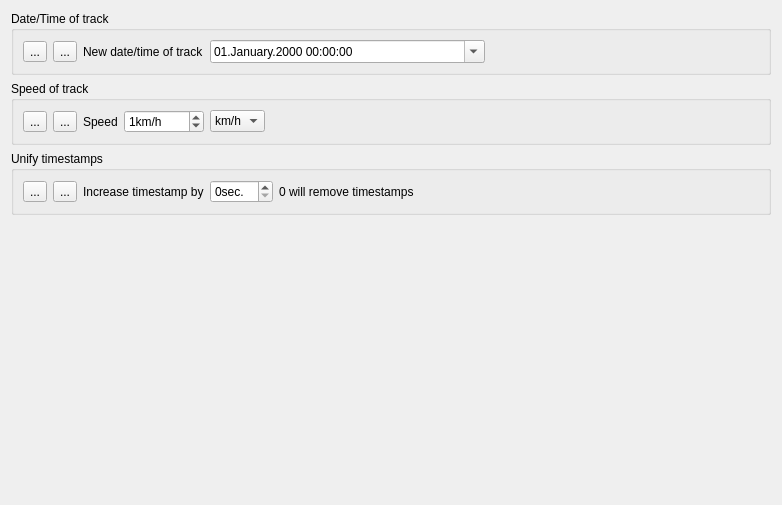
           <widget class="QWidget" name="scrollAreaWidgetContents_4">
            <property name="geometry">
             <rect>
              <x>0</x>
              <y>0</y>
              <width>782</width>
              <height>505</height>
             </rect>
            </property>
            <layout class="QVBoxLayout" name="verticalLayout_9">
             <item>
              <widget class="QGroupBox" name="groupTime1">
               <property name="title">
                <string>Date/Time of track</string>
               </property>
               <layout class="QHBoxLayout" name="horizontalLayout_12">
                <item>
                 <widget class="QToolButton" name="toolTime1Now">
                  <property name="text">
                   <string>...</string>
                  </property>
                  <property name="icon">
                   <iconset resource="resources.qrc">
                    <normaloff>:/icons/iconGear16x16.png</normaloff>:/icons/iconGear16x16.png</iconset>
                  </property>
                 </widget>
                </item>
                <item>
                 <widget class="QToolButton" name="toolAddTime1">
                  <property name="text">
                   <string>...</string>
                  </property>
                  <property name="icon">
                   <iconset resource="resources.qrc">
                    <normaloff>:/icons/iconAdd216x16.png</normaloff>:/icons/iconAdd216x16.png</iconset>
                  </property>
                 </widget>
                </item>
                <item>
                 <widget class="QLabel" name="label_22">
                  <property name="text">
                   <string>New date/time of track</string>
                  </property>
                 </widget>
                </item>
                <item>
                 <widget class="QDateTimeEdit" name="dateTime1">
                  <property name="sizePolicy">
                   <sizepolicy hsizetype="MinimumExpanding" vsizetype="Fixed">
                    <horstretch>0</horstretch>
                    <verstretch>0</verstretch>
                   </sizepolicy>
                  </property>
                  <property name="displayFormat">
                   <string>dd.MMMM.yyyy HH:mm:ss</string>
                  </property>
                  <property name="calendarPopup">
                   <bool>true</bool>
                  </property>
                 </widget>
                </item>
                <item>
                 <spacer name="horizontalSpacer_9">
                  <property name="orientation">
                   <enum>Qt::Horizontal</enum>
                  </property>
                  <property name="sizeHint" stdset="0">
                   <size>
                    <width>40</width>
                    <height>20</height>
                   </size>
                  </property>
                 </spacer>
                </item>
               </layout>
              </widget>
             </item>
             <item>
              <widget class="QGroupBox" name="groupTime2">
               <property name="title">
                <string>Speed of track</string>
               </property>
               <layout class="QHBoxLayout" name="horizontalLayout_13">
                <item>
                 <widget class="QToolButton" name="toolTime2Now">
                  <property name="text">
                   <string>...</string>
                  </property>
                  <property name="icon">
                   <iconset resource="resources.qrc">
                    <normaloff>:/icons/iconGear16x16.png</normaloff>:/icons/iconGear16x16.png</iconset>
                  </property>
                 </widget>
                </item>
                <item>
                 <widget class="QToolButton" name="toolAddTime2">
                  <property name="text">
                   <string>...</string>
                  </property>
                  <property name="icon">
                   <iconset resource="resources.qrc">
                    <normaloff>:/icons/iconAdd216x16.png</normaloff>:/icons/iconAdd216x16.png</iconset>
                  </property>
                 </widget>
                </item>
                <item>
                 <widget class="QLabel" name="label_23">
                  <property name="text">
                   <string>Speed</string>
                  </property>
                 </widget>
                </item>
                <item>
                 <widget class="QSpinBox" name="spinSpeed1">
                  <property name="suffix">
                   <string>km/h</string>
                  </property>
                  <property name="minimum">
                   <number>0</number>
                  </property>
                  <property name="maximum">
                   <number>1999</number>
                  </property>
                  <property name="value">
                   <number>1</number>
                  </property>
                 </widget>
                </item>
                <item>
                 <widget class="QComboBox" name="comboMeterFeet5">
                  <item>
                   <property name="text">
                    <string notr="true">km/h</string>
                   </property>
                  </item>
                  <item>
                   <property name="text">
                    <string notr="true">mph</string>
                   </property>
                  </item>
                 </widget>
                </item>
                <item>
                 <spacer name="horizontalSpacer_10">
                  <property name="orientation">
                   <enum>Qt::Horizontal</enum>
                  </property>
                  <property name="sizeHint" stdset="0">
                   <size>
                    <width>40</width>
                    <height>20</height>
                   </size>
                  </property>
                 </spacer>
                </item>
               </layout>
              </widget>
             </item>
             <item>
              <widget class="QGroupBox" name="groupTime3">
               <property name="title">
                <string>Unify timestamps</string>
               </property>
               <layout class="QHBoxLayout" name="horizontalLayout_15">
                <item>
                 <widget class="QToolButton" name="toolTime3Now">
                  <property name="text">
                   <string>...</string>
                  </property>
                  <property name="icon">
                   <iconset resource="resources.qrc">
                    <normaloff>:/icons/iconGear16x16.png</normaloff>:/icons/iconGear16x16.png</iconset>
                  </property>
                 </widget>
                </item>
                <item>
                 <widget class="QToolButton" name="toolAddTime3">
                  <property name="text">
                   <string>...</string>
                  </property>
                  <property name="icon">
                   <iconset resource="resources.qrc">
                    <normaloff>:/icons/iconAdd216x16.png</normaloff>:/icons/iconAdd216x16.png</iconset>
                  </property>
                 </widget>
                </item>
                <item>
                 <widget class="QLabel" name="label_24">
                  <property name="text">
                   <string>Increase timestamp by</string>
                  </property>
                 </widget>
                </item>
                <item>
                 <widget class="QSpinBox" name="spinTime1">
                  <property name="suffix">
                   <string>sec.</string>
                  </property>
                 </widget>
                </item>
                <item>
                 <widget class="QLabel" name="label_25">
                  <property name="text">
                   <string>0 will remove timestamps</string>
                  </property>
                 </widget>
                </item>
                <item>
                 <spacer name="horizontalSpacer_11">
                  <property name="orientation">
                   <enum>Qt::Horizontal</enum>
                  </property>
                  <property name="sizeHint" stdset="0">
                   <size>
                    <width>295</width>
                    <height>20</height>
                   </size>
                  </property>
                 </spacer>
                </item>
               </layout>
              </widget>
             </item>
             <item>
              <spacer name="verticalSpacer_4">
               <property name="orientation">
                <enum>Qt::Vertical</enum>
               </property>
               <property name="sizeHint" stdset="0">
                <size>
                 <width>20</width>
                 <height>40</height>
                </size>
               </property>
              </spacer>
             </item>
            </layout>
           </widget>
